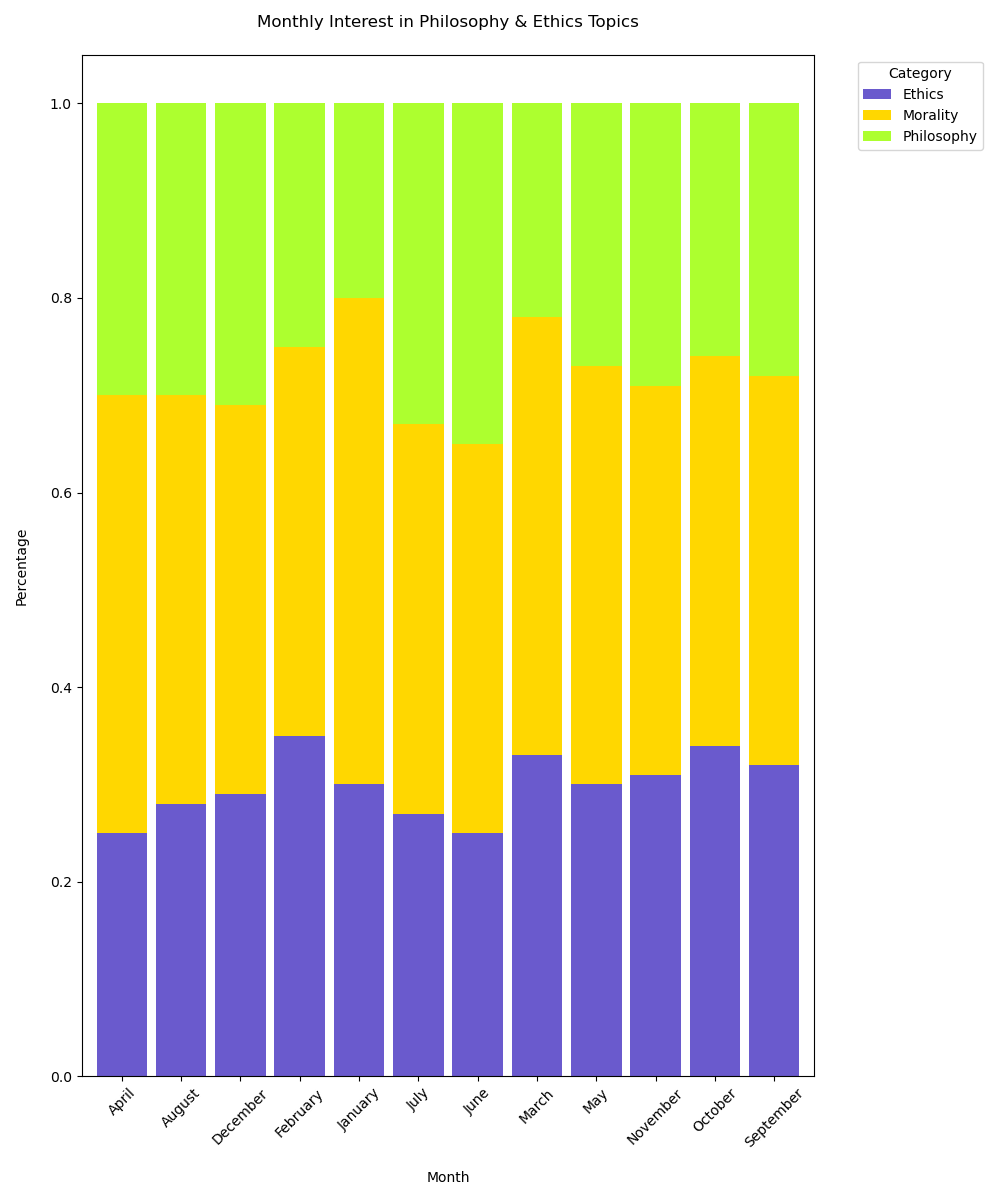

Source code (Python):

import matplotlib.pyplot as plt
import pandas as pd
import seaborn as sns

data = [
    {'Month': 'January', 'Philosophy': '20%', 'Ethics': '30%', 'Morality': '50%'},
    {'Month': 'February', 'Philosophy': '25%', 'Ethics': '35%', 'Morality': '40%'},
    {'Month': 'March', 'Philosophy': '22%', 'Ethics': '33%', 'Morality': '45%'},
    {'Month': 'April', 'Philosophy': '30%', 'Ethics': '25%', 'Morality': '45%'},
    {'Month': 'May', 'Philosophy': '27%', 'Ethics': '30%', 'Morality': '43%'},
    {'Month': 'June', 'Philosophy': '35%', 'Ethics': '25%', 'Morality': '40%'},
    {'Month': 'July', 'Philosophy': '33%', 'Ethics': '27%', 'Morality': '40%'},
    {'Month': 'August', 'Philosophy': '30%', 'Ethics': '28%', 'Morality': '42%'},
    {'Month': 'September', 'Philosophy': '28%', 'Ethics': '32%', 'Morality': '40%'},
    {'Month': 'October', 'Philosophy': '26%', 'Ethics': '34%', 'Morality': '40%'},
    {'Month': 'November', 'Philosophy': '29%', 'Ethics': '31%', 'Morality': '40%'},
    {'Month': 'December', 'Philosophy': '31%', 'Ethics': '29%', 'Morality': '40%'}
]

df = pd.DataFrame(data)
for col in df.columns[1:]:
    df[col] = df[col].str.rstrip('%').astype('float') / 100

df_long = df.melt(id_vars='Month', var_name='Category', value_name='Percentage')

pivot_df = df_long.pivot(index='Month', columns='Category', values='Percentage')

colors = ['#6A5ACD', '#FFD700', '#ADFF2F']
pivot_df.plot(kind='bar', stacked=True, color=colors, figsize=(10, 12), width=0.85)

plt.title('Monthly Interest in Philosophy & Ethics Topics', pad=20)
plt.xlabel('Month', labelpad=15)
plt.ylabel('Percentage', labelpad=15)
plt.legend(title='Category', bbox_to_anchor=(1.05, 1), loc='upper left')
plt.xticks(rotation=45)
plt.tight_layout()

plt.show()
